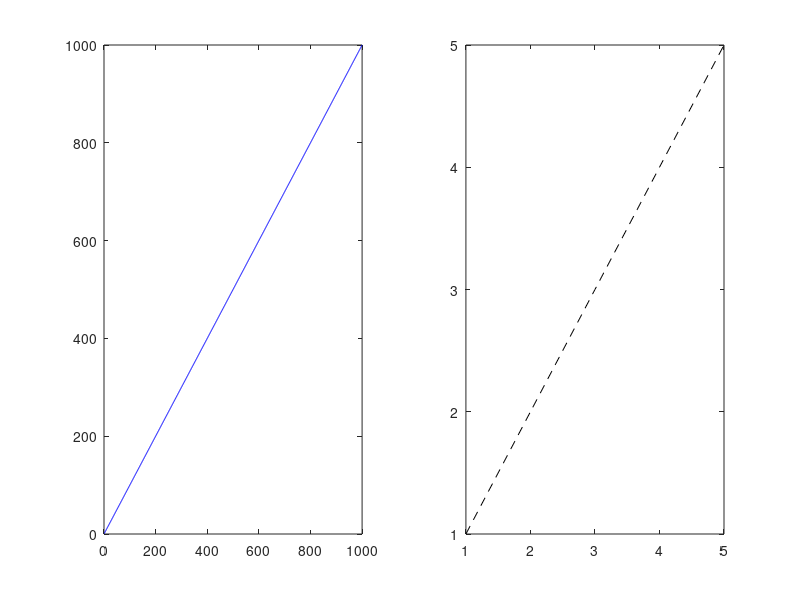

This figure's MATLAB source:
function helloWorld
    subplot(1, 2, 1);
    plot(1:1000, 1:1000, 'b-');
    subplot(1, 2, 2);
    plot(1:5, 1:5, 'k--');
end